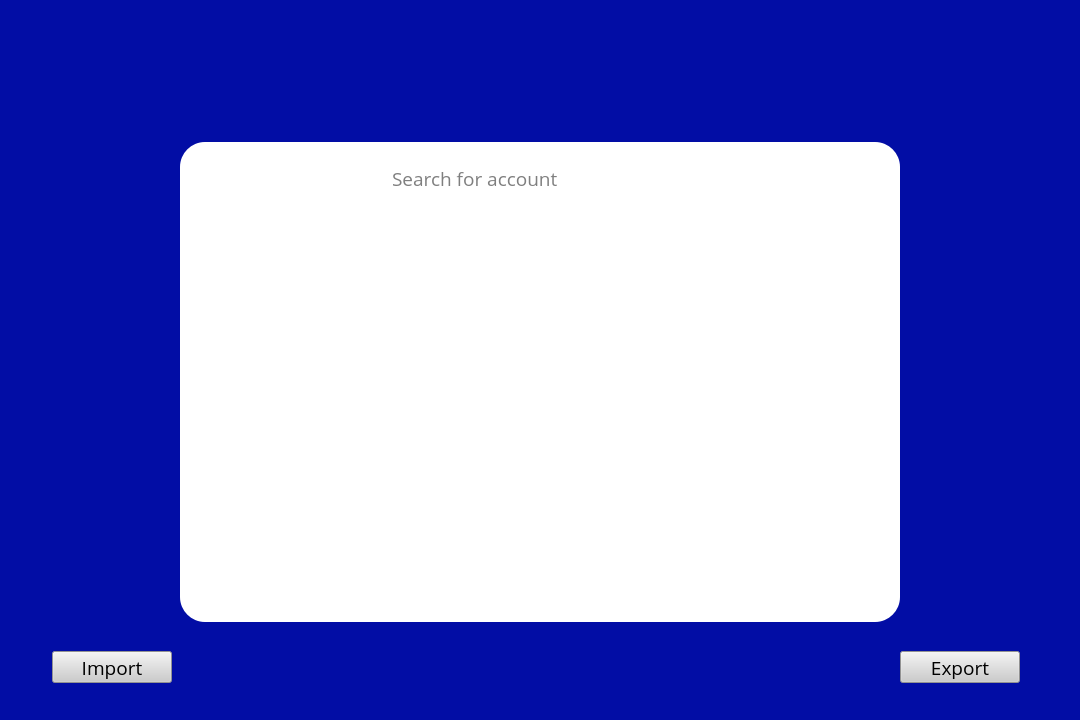
<?xml version="1.0" encoding="UTF-8"?>
<ui version="4.0">
 <class>allAccounts</class>
 <widget class="QWidget" name="allAccounts">
  <property name="geometry">
   <rect>
    <x>0</x>
    <y>0</y>
    <width>1080</width>
    <height>720</height>
   </rect>
  </property>
  <property name="minimumSize">
   <size>
    <width>1080</width>
    <height>720</height>
   </size>
  </property>
  <property name="maximumSize">
   <size>
    <width>1080</width>
    <height>720</height>
   </size>
  </property>
  <property name="baseSize">
   <size>
    <width>1080</width>
    <height>720</height>
   </size>
  </property>
  <property name="font">
   <font>
    <family>Open Sans</family>
   </font>
  </property>
  <property name="windowTitle">
   <string>View All Accounts</string>
  </property>
  <property name="styleSheet">
   <string notr="true">background-color: rgb(2, 13, 165);</string>
  </property>
  <widget class="QPushButton" name="genPassTab">
   <property name="geometry">
    <rect>
     <x>465</x>
     <y>72</y>
     <width>66</width>
     <height>66</height>
    </rect>
   </property>
   <property name="cursor">
    <cursorShape>PointingHandCursor</cursorShape>
   </property>
   <property name="styleSheet">
    <string notr="true">border-radius: 33;</string>
   </property>
   <property name="text">
    <string/>
   </property>
   <property name="icon">
    <iconset>
     <normaloff>../images/gen password on.png</normaloff>../images/gen password on.png</iconset>
   </property>
   <property name="iconSize">
    <size>
     <width>66</width>
     <height>66</height>
    </size>
   </property>
  </widget>
  <widget class="QPushButton" name="accountsTab">
   <property name="enabled">
    <bool>false</bool>
   </property>
   <property name="geometry">
    <rect>
     <x>550</x>
     <y>72</y>
     <width>66</width>
     <height>66</height>
    </rect>
   </property>
   <property name="styleSheet">
    <string notr="true">border-radius: 33;</string>
   </property>
   <property name="text">
    <string/>
   </property>
   <property name="icon">
    <iconset>
     <normaloff>../images/accounts off.png</normaloff>../images/accounts off.png</iconset>
   </property>
   <property name="iconSize">
    <size>
     <width>66</width>
     <height>66</height>
    </size>
   </property>
  </widget>
  <widget class="QFrame" name="accountFrame">
   <property name="geometry">
    <rect>
     <x>180</x>
     <y>142</y>
     <width>720</width>
     <height>480</height>
    </rect>
   </property>
   <property name="styleSheet">
    <string notr="true">background-color: rgb(255, 255, 255);
border-radius: 25;</string>
   </property>
   <property name="frameShape">
    <enum>QFrame::StyledPanel</enum>
   </property>
   <property name="frameShadow">
    <enum>QFrame::Raised</enum>
   </property>
   <widget class="QLineEdit" name="searchBox">
    <property name="enabled">
     <bool>true</bool>
    </property>
    <property name="geometry">
     <rect>
      <x>210</x>
      <y>20</y>
      <width>296</width>
      <height>32</height>
     </rect>
    </property>
    <property name="font">
     <font>
      <family>Open Sans</family>
      <pointsize>14</pointsize>
     </font>
    </property>
    <property name="styleSheet">
     <string notr="true">border-color: rgb(204, 204, 204);
border: .5 solid;</string>
    </property>
    <property name="alignment">
     <set>Qt::AlignLeading|Qt::AlignLeft|Qt::AlignVCenter</set>
    </property>
    <property name="placeholderText">
     <string>Search for account</string>
    </property>
   </widget>
   <widget class="QLabel" name="searchIcon">
    <property name="enabled">
     <bool>false</bool>
    </property>
    <property name="geometry">
     <rect>
      <x>480</x>
      <y>30</y>
      <width>12</width>
      <height>13</height>
     </rect>
    </property>
    <property name="text">
     <string/>
    </property>
    <property name="pixmap">
     <pixmap>../images/search icon.png</pixmap>
    </property>
   </widget>
   <widget class="QPushButton" name="addAccountBtn">
    <property name="geometry">
     <rect>
      <x>570</x>
      <y>20</y>
      <width>48</width>
      <height>39</height>
     </rect>
    </property>
    <property name="cursor">
     <cursorShape>PointingHandCursor</cursorShape>
    </property>
    <property name="text">
     <string/>
    </property>
    <property name="icon">
     <iconset>
      <normaloff>../images/add account icon.png</normaloff>../images/add account icon.png</iconset>
    </property>
    <property name="iconSize">
     <size>
      <width>48</width>
      <height>39</height>
     </size>
    </property>
   </widget>
  </widget>
  <widget class="QPushButton" name="importBtn">
   <property name="geometry">
    <rect>
     <x>52</x>
     <y>651</y>
     <width>120</width>
     <height>32</height>
    </rect>
   </property>
   <property name="font">
    <font>
     <family>Open Sans</family>
     <pointsize>14</pointsize>
    </font>
   </property>
   <property name="cursor">
    <cursorShape>PointingHandCursor</cursorShape>
   </property>
   <property name="styleSheet">
    <string notr="true">background-color: rgb(204, 204, 204);</string>
   </property>
   <property name="text">
    <string>Import</string>
   </property>
  </widget>
  <widget class="QPushButton" name="exportBtn">
   <property name="geometry">
    <rect>
     <x>900</x>
     <y>651</y>
     <width>120</width>
     <height>32</height>
    </rect>
   </property>
   <property name="font">
    <font>
     <family>Open Sans</family>
     <pointsize>14</pointsize>
    </font>
   </property>
   <property name="cursor">
    <cursorShape>PointingHandCursor</cursorShape>
   </property>
   <property name="styleSheet">
    <string notr="true">background-color: rgb(204, 204, 204);</string>
   </property>
   <property name="text">
    <string>Export</string>
   </property>
  </widget>
 </widget>
 <resources/>
 <connections/>
</ui>
